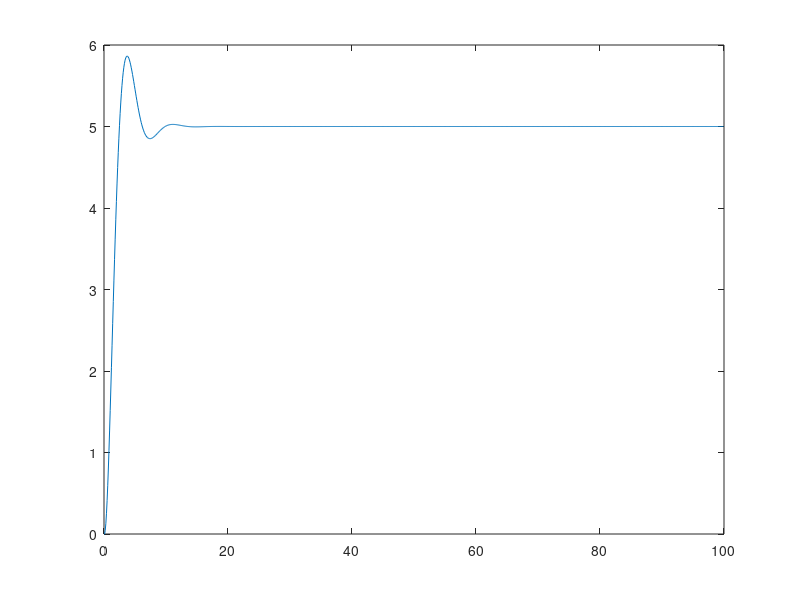

MATLAB code for this plot:
Volt(1)=0;
Volt(2)=0;
a=1;
b=1;
E=5;%V
tinicial=0;
tfinal=100;
numerodepasos=1000;
dt=(tfinal-tinicial)/numerodepasos;
V=@(v,dt,a,b,e,n)(((E-(a/dt^2*(v(n-2)))+(v(n-1)*(2*a/dt^2+b/dt-1))))/(a/dt^2+b/dt));
%%
for n=3:numerodepasos
   Volt(n)=V(Volt,dt,a,b,E,n); 
end   
t=tinicial:dt:tfinal-dt;
plot(t,Volt)